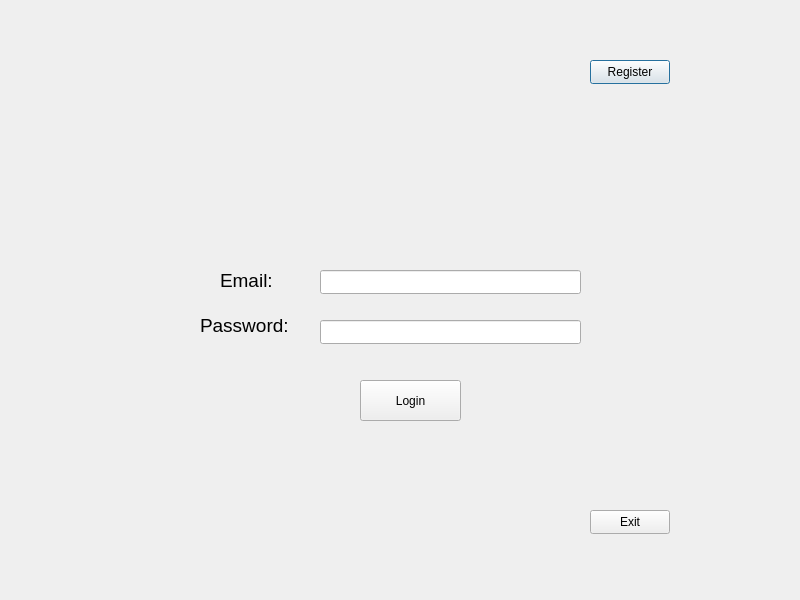
<?xml version="1.0" encoding="UTF-8"?>
<ui version="4.0">
 <class>loginWindow</class>
 <widget class="QDialog" name="loginWindow">
  <property name="geometry">
   <rect>
    <x>0</x>
    <y>0</y>
    <width>800</width>
    <height>600</height>
   </rect>
  </property>
  <property name="windowTitle">
   <string>Dialog</string>
  </property>
  <widget class="QStackedWidget" name="stackedWidget">
   <property name="geometry">
    <rect>
     <x>0</x>
     <y>0</y>
     <width>801</width>
     <height>621</height>
    </rect>
   </property>
   <property name="contextMenuPolicy">
    <enum>Qt::ContextMenuPolicy::DefaultContextMenu</enum>
   </property>
   <property name="toolTip">
    <string/>
   </property>
   <property name="currentIndex">
    <number>0</number>
   </property>
   <widget class="QWidget" name="loginPage">
    <widget class="QPushButton" name="registerButton">
     <property name="geometry">
      <rect>
       <x>590</x>
       <y>60</y>
       <width>80</width>
       <height>24</height>
      </rect>
     </property>
     <property name="text">
      <string>Register</string>
     </property>
    </widget>
    <widget class="QLabel" name="emailLoginLabel">
     <property name="geometry">
      <rect>
       <x>220</x>
       <y>270</y>
       <width>71</width>
       <height>21</height>
      </rect>
     </property>
     <property name="font">
      <font>
       <pointsize>14</pointsize>
      </font>
     </property>
     <property name="text">
      <string>Email:</string>
     </property>
    </widget>
    <widget class="QLabel" name="passwordLoginLabel">
     <property name="geometry">
      <rect>
       <x>200</x>
       <y>310</y>
       <width>101</width>
       <height>31</height>
      </rect>
     </property>
     <property name="font">
      <font>
       <pointsize>14</pointsize>
      </font>
     </property>
     <property name="text">
      <string>Password:</string>
     </property>
    </widget>
    <widget class="QLineEdit" name="emailLoginInput">
     <property name="geometry">
      <rect>
       <x>320</x>
       <y>270</y>
       <width>261</width>
       <height>24</height>
      </rect>
     </property>
     <property name="placeholderText">
      <string/>
     </property>
    </widget>
    <widget class="QLineEdit" name="passwordLoginInput">
     <property name="geometry">
      <rect>
       <x>320</x>
       <y>320</y>
       <width>261</width>
       <height>24</height>
      </rect>
     </property>
     <property name="toolTip">
      <string/>
     </property>
     <property name="echoMode">
      <enum>QLineEdit::EchoMode::Password</enum>
     </property>
    </widget>
    <widget class="QPushButton" name="loginButton">
     <property name="geometry">
      <rect>
       <x>360</x>
       <y>380</y>
       <width>101</width>
       <height>41</height>
      </rect>
     </property>
     <property name="text">
      <string>Login</string>
     </property>
     <property name="checkable">
      <bool>false</bool>
     </property>
    </widget>
    <widget class="QPushButton" name="exitButton">
     <property name="geometry">
      <rect>
       <x>590</x>
       <y>510</y>
       <width>80</width>
       <height>24</height>
      </rect>
     </property>
     <property name="text">
      <string>Exit</string>
     </property>
    </widget>
   </widget>
   <widget class="QWidget" name="registerWidnow">
    <widget class="QPushButton" name="backToLoginPageButton">
     <property name="geometry">
      <rect>
       <x>400</x>
       <y>510</y>
       <width>131</width>
       <height>24</height>
      </rect>
     </property>
     <property name="text">
      <string>Back to Login Page</string>
     </property>
    </widget>
    <widget class="QLabel" name="surnameRegisterLabel">
     <property name="geometry">
      <rect>
       <x>238</x>
       <y>90</y>
       <width>71</width>
       <height>20</height>
      </rect>
     </property>
     <property name="font">
      <font>
       <pointsize>12</pointsize>
      </font>
     </property>
     <property name="text">
      <string>Surname:</string>
     </property>
    </widget>
    <widget class="QLineEdit" name="emailRegisterInput">
     <property name="geometry">
      <rect>
       <x>350</x>
       <y>140</y>
       <width>201</width>
       <height>24</height>
      </rect>
     </property>
    </widget>
    <widget class="QLabel" name="studentMajorRegisterLabel">
     <property name="enabled">
      <bool>true</bool>
     </property>
     <property name="geometry">
      <rect>
       <x>50</x>
       <y>380</y>
       <width>131</width>
       <height>20</height>
      </rect>
     </property>
     <property name="font">
      <font>
       <pointsize>12</pointsize>
      </font>
     </property>
     <property name="text">
      <string>Student Major:</string>
     </property>
    </widget>
    <widget class="QLabel" name="fullNameRegisterLabel">
     <property name="geometry">
      <rect>
       <x>238</x>
       <y>40</y>
       <width>91</width>
       <height>20</height>
      </rect>
     </property>
     <property name="font">
      <font>
       <pointsize>12</pointsize>
      </font>
     </property>
     <property name="text">
      <string>Full Name:</string>
     </property>
    </widget>
    <widget class="QLineEdit" name="surnameRegisterInput">
     <property name="geometry">
      <rect>
       <x>350</x>
       <y>90</y>
       <width>201</width>
       <height>24</height>
      </rect>
     </property>
    </widget>
    <widget class="QLabel" name="emailRegisterLabel">
     <property name="geometry">
      <rect>
       <x>238</x>
       <y>140</y>
       <width>61</width>
       <height>20</height>
      </rect>
     </property>
     <property name="font">
      <font>
       <pointsize>12</pointsize>
      </font>
     </property>
     <property name="text">
      <string>Email:</string>
     </property>
    </widget>
    <widget class="QLineEdit" name="passwordRegisterInput">
     <property name="geometry">
      <rect>
       <x>350</x>
       <y>180</y>
       <width>201</width>
       <height>24</height>
      </rect>
     </property>
     <property name="toolTip">
      <string>Password must contain:
- minimum 8 characters
- minimum 1 uppercase and 1 lowercase letter
- minimum 1 digit
- minimum 1 special charater (#?!@$%^&amp;*-)
</string>
     </property>
     <property name="echoMode">
      <enum>QLineEdit::EchoMode::Password</enum>
     </property>
    </widget>
    <widget class="QLabel" name="passwordRegisterLabel">
     <property name="geometry">
      <rect>
       <x>238</x>
       <y>180</y>
       <width>81</width>
       <height>20</height>
      </rect>
     </property>
     <property name="font">
      <font>
       <pointsize>12</pointsize>
      </font>
     </property>
     <property name="text">
      <string>Password:</string>
     </property>
    </widget>
    <widget class="QPushButton" name="registerToDatabaseButton">
     <property name="geometry">
      <rect>
       <x>240</x>
       <y>510</y>
       <width>80</width>
       <height>24</height>
      </rect>
     </property>
     <property name="text">
      <string>Register</string>
     </property>
    </widget>
    <widget class="QDateEdit" name="dateOfBirthRegisterEdit">
     <property name="geometry">
      <rect>
       <x>350</x>
       <y>230</y>
       <width>110</width>
       <height>25</height>
      </rect>
     </property>
     <property name="displayFormat">
      <string>dd-MM-yyyy</string>
     </property>
    </widget>
    <widget class="QLabel" name="dateOfBirthRegisterLabel">
     <property name="geometry">
      <rect>
       <x>230</x>
       <y>230</y>
       <width>101</width>
       <height>16</height>
      </rect>
     </property>
     <property name="font">
      <font>
       <pointsize>12</pointsize>
      </font>
     </property>
     <property name="text">
      <string>Date of Birth:</string>
     </property>
    </widget>
    <widget class="QRadioButton" name="studentRegisterRadioButton">
     <property name="geometry">
      <rect>
       <x>220</x>
       <y>330</y>
       <width>91</width>
       <height>22</height>
      </rect>
     </property>
     <property name="font">
      <font>
       <pointsize>12</pointsize>
      </font>
     </property>
     <property name="text">
      <string>Student</string>
     </property>
    </widget>
    <widget class="QRadioButton" name="professorRegisterRadioButton">
     <property name="geometry">
      <rect>
       <x>380</x>
       <y>330</y>
       <width>91</width>
       <height>22</height>
      </rect>
     </property>
     <property name="font">
      <font>
       <pointsize>12</pointsize>
      </font>
     </property>
     <property name="text">
      <string>Professor</string>
     </property>
    </widget>
    <widget class="QLineEdit" name="nameRegisterInput">
     <property name="geometry">
      <rect>
       <x>350</x>
       <y>40</y>
       <width>201</width>
       <height>24</height>
      </rect>
     </property>
     <property name="toolTip">
      <string/>
     </property>
     <property name="placeholderText">
      <string/>
     </property>
    </widget>
    <widget class="QComboBox" name="studentMajorRegisterCombo">
     <property name="geometry">
      <rect>
       <x>50</x>
       <y>410</y>
       <width>231</width>
       <height>24</height>
      </rect>
     </property>
     <item>
      <property name="text">
       <string>Aviation and Astronautics [AvAs]</string>
      </property>
     </item>
     <item>
      <property name="text">
       <string>Chemical Engineering and Technology [ChET]</string>
      </property>
     </item>
     <item>
      <property name="text">
       <string>Chemical Technology [ChTe]</string>
      </property>
     </item>
     <item>
      <property name="text">
       <string>Civil Engineering [CiEn]</string>
      </property>
     </item>
     <item>
      <property name="text">
       <string>Computer Engineering [CoEn]</string>
      </property>
     </item>
     <item>
      <property name="text">
       <string>Electrical Engineering [ElEn]</string>
      </property>
     </item>
     <item>
      <property name="text">
       <string>Finance and Accounting [FiAc]</string>
      </property>
     </item>
     <item>
      <property name="text">
       <string>Logistics [Logi]</string>
      </property>
     </item>
     <item>
      <property name="text">
       <string>Modern Management [MoMa]</string>
      </property>
     </item>
    </widget>
    <widget class="QComboBox" name="professorTitleRegisterCombo">
     <property name="geometry">
      <rect>
       <x>590</x>
       <y>410</y>
       <width>121</width>
       <height>24</height>
      </rect>
     </property>
     <item>
      <property name="text">
       <string>BSc</string>
      </property>
     </item>
     <item>
      <property name="text">
       <string>Eng.</string>
      </property>
     </item>
     <item>
      <property name="text">
       <string>MSc</string>
      </property>
     </item>
     <item>
      <property name="text">
       <string>PhD</string>
      </property>
     </item>
     <item>
      <property name="text">
       <string>Prof.</string>
      </property>
     </item>
    </widget>
    <widget class="QLabel" name="professorSpecRegisterLabel">
     <property name="geometry">
      <rect>
       <x>330</x>
       <y>380</y>
       <width>201</width>
       <height>21</height>
      </rect>
     </property>
     <property name="font">
      <font>
       <pointsize>12</pointsize>
      </font>
     </property>
     <property name="text">
      <string>Professor Specialization:</string>
     </property>
    </widget>
    <widget class="QLabel" name="professorTitleRegisterLabel">
     <property name="geometry">
      <rect>
       <x>590</x>
       <y>380</y>
       <width>121</width>
       <height>16</height>
      </rect>
     </property>
     <property name="font">
      <font>
       <pointsize>12</pointsize>
      </font>
     </property>
     <property name="text">
      <string>Professor Title:</string>
     </property>
    </widget>
    <widget class="QComboBox" name="professorSpecRegisterCombo">
     <property name="geometry">
      <rect>
       <x>330</x>
       <y>410</y>
       <width>231</width>
       <height>24</height>
      </rect>
     </property>
     <item>
      <property name="text">
       <string>Aviation and Astronautics [AvAs]</string>
      </property>
     </item>
     <item>
      <property name="text">
       <string>Chemical Engineering and Technology [ChET]</string>
      </property>
     </item>
     <item>
      <property name="text">
       <string>Chemical Technology [ChTe]</string>
      </property>
     </item>
     <item>
      <property name="text">
       <string>Civil Engineering [CiEn]</string>
      </property>
     </item>
     <item>
      <property name="text">
       <string>Computer Engineering [CoEn]</string>
      </property>
     </item>
     <item>
      <property name="text">
       <string>Electrical Engineering [ElEn]</string>
      </property>
     </item>
     <item>
      <property name="text">
       <string>Finance and Accounting [FiAc]</string>
      </property>
     </item>
     <item>
      <property name="text">
       <string>Logistics [Logi]</string>
      </property>
     </item>
     <item>
      <property name="text">
       <string>Modern Management [MoMa]</string>
      </property>
     </item>
    </widget>
    <widget class="QLabel" name="studiesYearRegisterLabel">
     <property name="geometry">
      <rect>
       <x>230</x>
       <y>290</y>
       <width>101</width>
       <height>16</height>
      </rect>
     </property>
     <property name="font">
      <font>
       <pointsize>12</pointsize>
      </font>
     </property>
     <property name="text">
      <string>Studies Year:</string>
     </property>
    </widget>
    <widget class="QSpinBox" name="studentStudiesYearSpinBox">
     <property name="geometry">
      <rect>
       <x>350</x>
       <y>290</y>
       <width>111</width>
       <height>25</height>
      </rect>
     </property>
     <property name="minimum">
      <number>1</number>
     </property>
    </widget>
   </widget>
  </widget>
 </widget>
 <resources/>
 <connections/>
</ui>
